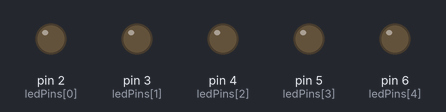
A sketch run on a simulated Arduino Uno, built with avr-gcc and run on an emulated ATmega328P. Parts: output pins drawn as LEDs (lit = HIGH). Random numbers use the default seed unless the sketch sets one; what the sketch prints to the serial monitor is not drawn.

Above: at 0.1 s.
Timing chart, 0 to 40.0 s (numbered marks = the images above):
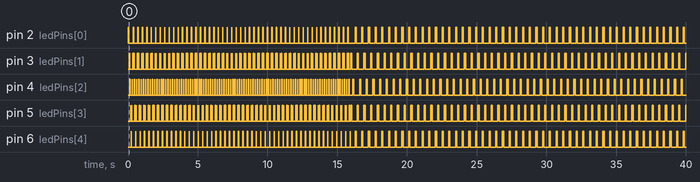

The sketch:

ThreeLeds.ino
```cpp
int waittime = 90;
const int minwaittime = 10;
const int maxwaittime = 100;
int delta = 5;

const int ledCount = 5;
int ledPins[] = { 2, 3, 4, 5, 6 };
int currentLed = 0;
int mode = 0;
int bigCount = 0;

void setup()
{
  for (int i = 0; i < ledCount; i++)
  {
    pinMode(ledPins[i], OUTPUT);
    Serial.println(ledPins[i]);
  }

  Serial.begin(9600);
  // Serial.println(LED_BUILTIN);

  init_mode1();
}

void init_mode1()
{
  Serial.println("Start Mode 1");
  mode = 1;
  waittime = 50;
  delta = 5;
}

void init_mode2()
{
  Serial.println("Start Mode 2");
  mode = 2;
  waittime = 20;
  delta = 1;
}

void init_mode3()
{
  Serial.println("Start Mode 3");
  mode = 3;
  waittime = 80;
  delta = 1;
}

void init_mode4()
{
  Serial.println("Start Mode 4");
  mode = 4;
  waittime = 50;
  delta = 1;
}

void loop()
{
  if (mode == 1)
  {
    mode1();
  }
  else if (mode == 2)
  {
    mode2();
  }
  else if (mode == 3)
  {
    mode3();
  }
  else if (mode == 4)
  {
    mode4();
  }
  else
  {
    mode = 1;
  }

  if (bigCount % 100 == 0)
  {
    bigCount = 1;
    if (mode == 1)
    {
      init_mode2();
    }
    else if (mode == 2)
    {
      init_mode3();
    }
    else if (mode == 3)
    {
      init_mode4();
    }
    else
    {
      init_mode1();
    }
  }
}

void mode1()
{
  digitalWrite(ledPins[currentLed], HIGH);
  delay(waittime);
  digitalWrite(ledPins[currentLed], LOW);
  delay(waittime);

  currentLed += 1;
  if (currentLed >= ledCount)
  {
    currentLed = 0;

    waittime = waittime + delta;
    if (waittime > maxwaittime || waittime < minwaittime)
    {
      delta = -delta;
      //Serial.println(delta);
    }

    bigCount++;
  }
}

void mode2()
{
  digitalWrite(ledPins[currentLed], HIGH);
  delay(waittime);
  digitalWrite(ledPins[currentLed], LOW);
  delay(waittime);
  currentLed += delta;
  if (currentLed < 0 || currentLed >= ledCount)
  {
    delta = -delta;
    currentLed += delta;
    currentLed += delta;
    bigCount++;
  }
}

void mode3()
{
  if (delta % 3 == 0)
  {
    digitalWrite(ledPins[0], HIGH);
    digitalWrite(ledPins[4], HIGH);
  }
  else if (delta % 3 == 1)
  {
    digitalWrite(ledPins[1], HIGH);
    digitalWrite(ledPins[3], HIGH);
  }
  else
  {
    digitalWrite(ledPins[2], HIGH);
  }

  delay(waittime);

  for (int i = 0; i < ledCount; i++)
  {
    digitalWrite(ledPins[i], LOW);
  }

  delay(waittime);
  delta += 1;

  if (delta % 5 == 0)
  {
    bigCount++;
  }
}

void mode4()
{
  int i = random() % ledCount;
  digitalWrite(ledPins[i], HIGH);
  delay(waittime);
  digitalWrite(ledPins[i], LOW);
  delay(waittime);

  delta += 1;

  if (delta % 5 == 0)
  {
    bigCount++;
  }
}
```

Measured:
- by itself, pin 4 (ledPins[2]): goes 98 × (HIGH 0.02 s, LOW 0.14 s), HIGH 0.02 s, LOW 0.26 s, 49 × (HIGH 0.08 s, LOW 0.40 s), HIGH 0.08 s, then LOW
- by itself, pin 5 (ledPins[3]): repeats every 0.32 s: LOW 0.06 s, HIGH 0.02 s, LOW 0.22 s, HIGH 0.02 s
- by itself, pin 6 (ledPins[4]): goes 50 × (HIGH 0.02 s, LOW 0.30 s), 49 × (HIGH 0.08 s, LOW 0.40 s), HIGH 0.08 s, then LOW
- by itself, pin 2 (ledPins[0]): goes 3 × (HIGH 0.05 s, LOW 0.33 s), 46 × (HIGH 0.02 s, LOW 0.30 s), HIGH 0.02 s, LOW 0.50 s, 49 × (HIGH 0.08 s, LOW 0.40 s), HIGH 0.08 s, then LOW
